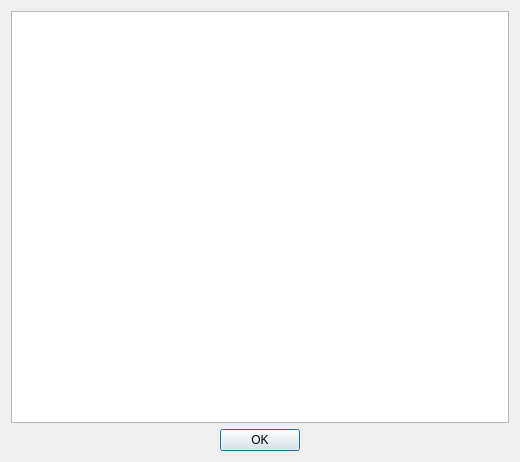
<?xml version="1.0" encoding="UTF-8"?>
<ui version="4.0">
 <class>Licenses</class>
 <widget class="QDialog" name="Licenses">
  <property name="geometry">
   <rect>
    <x>0</x>
    <y>0</y>
    <width>520</width>
    <height>462</height>
   </rect>
  </property>
  <property name="windowTitle">
   <string>Licenses</string>
  </property>
  <layout class="QVBoxLayout" name="verticalLayout_2">
   <item>
    <widget class="QTextBrowser" name="licenseText">
     <property name="openExternalLinks">
      <bool>true</bool>
     </property>
    </widget>
   </item>
   <item>
    <widget class="QDialogButtonBox" name="buttonBox">
     <property name="orientation">
      <enum>Qt::Horizontal</enum>
     </property>
     <property name="standardButtons">
      <set>QDialogButtonBox::Ok</set>
     </property>
     <property name="centerButtons">
      <bool>true</bool>
     </property>
    </widget>
   </item>
  </layout>
 </widget>
 <resources/>
 <connections>
  <connection>
   <sender>buttonBox</sender>
   <signal>accepted()</signal>
   <receiver>Licenses</receiver>
   <slot>accept()</slot>
   <hints>
    <hint type="sourcelabel">
     <x>248</x>
     <y>254</y>
    </hint>
    <hint type="destinationlabel">
     <x>157</x>
     <y>274</y>
    </hint>
   </hints>
  </connection>
  <connection>
   <sender>buttonBox</sender>
   <signal>rejected()</signal>
   <receiver>Licenses</receiver>
   <slot>reject()</slot>
   <hints>
    <hint type="sourcelabel">
     <x>316</x>
     <y>260</y>
    </hint>
    <hint type="destinationlabel">
     <x>286</x>
     <y>274</y>
    </hint>
   </hints>
  </connection>
 </connections>
</ui>
